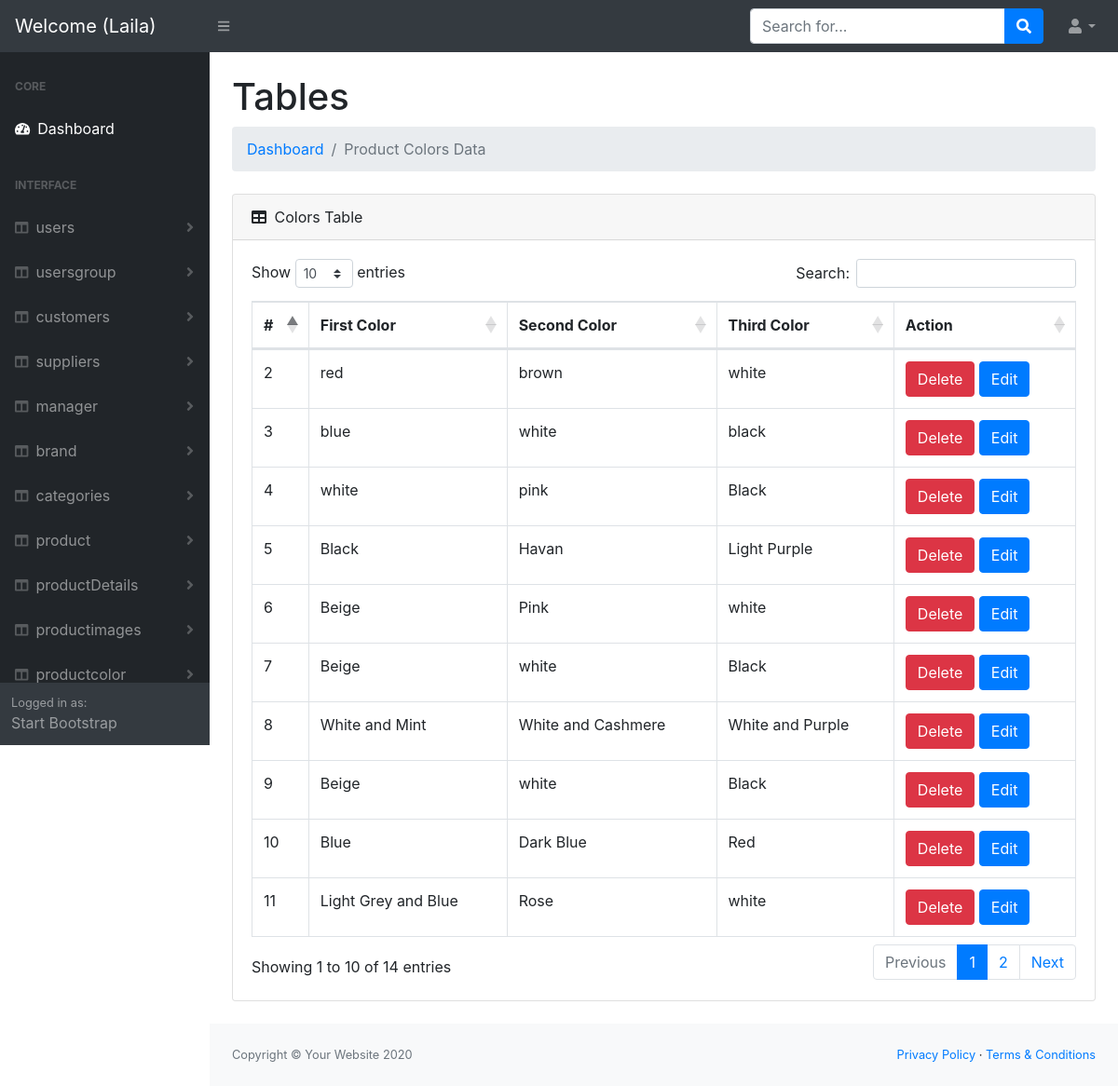
The app's page /Dashboard/admin/productcolor/index.php (signed in) with its own data.
### tables this page shows
CREATE TABLE `productcolor` (
  `id` int(11) NOT NULL,
  `firstcolor` varchar(50) NOT NULL,
  `secondcolor` varchar(50) NOT NULL,
  `thirdcolor` varchar(50) NOT NULL
);

### Dashboard/admin/productcolor/index.php (the view, shortened to what this page needs)
<?php
include '../helpers/dbconnection.php';
  $sql="SELECT `id`, `firstcolor`, `secondcolor`, `thirdcolor` FROM `productcolor`  ";
  $op  = mysqli_query($conn,$sql);
include '../header.php';
?>
<body class="sb-nav-fixed">
   <?php
include '../nav.php';
?>
    <div id="layoutSidenav">
<?php
include '../sidNave.php';
?>
        <div id="layoutSidenav_content">
            <main>
               <div class="container-fluid">
                        <h1 class="mt-4">Tables</h1>
                        <ol class="breadcrumb mb-4">
                        <?php
                        if(isset($_SESSION['errors'])){
                           foreach($_SESSION['errors'] as $key =>  $value){
                            echo '* '.$key.' : '.$value.'<br>';
                           }
                             unset($_SESSION['errors']);
                         }else{
                    ?>
                            <li class="breadcrumb-item"><a href="index.html">Dashboard</a></li>
                            <li class="breadcrumb-item active">Product Colors Data</li>
                    <?php } ?>
                        </ol>
                        <div class="card mb-4">
                            <div class="card-header">
                                <i class="fas fa-table mr-1"></i>
                                Colors Table
                            </div>
                            <div class="card-body">
                                <div class="table-responsive">
                                    <table class="table table-bordered" id="dataTable" width="100%" cellspacing="0">
                                        <thead>
                                            <tr>
                                                <th>#</th>
                                                <th>First Color </th>
                                                <th>Second Color</th>
                                                <th>Third Color</th>
                                                <th>Action</th>
                                            </tr>
                                        </thead>
                                        <tbody>
                             <?php
                                while($result = mysqli_fetch_assoc($op)){
                             ?>
                                        <tr>
                                                 <td><?php echo $result['id'];?></td>
                                                <td><?php echo $result['firstcolor'];?></td>
                                                <td><?php echo $result['secondcolor'];?></td>
                                                <td><?php echo $result['thirdcolor'];?></td>
                                                <td>
                                                <a href='delete.php?id=<?php echo $result['id'];?>' class='btn btn-danger m-r-1em'>Delete</a>
                                                <a href='edit.php?id=<?php echo $result['id'];?>' class='btn btn-primary m-r-1em'>Edit</a>
                                                </td>
                                        </tr>
                            <?php } ?>
                                        </tbody>
                                    </table>
                                </div>
                            </div>
                        </div>
                    </div>
            </main>
 <?php
include '../footer.php';
 ?>

### records on screen
productcolor: id "2", firstcolor "red", secondcolor "brown", thirdcolor "white"
productcolor: id "3", firstcolor "blue", secondcolor "white", thirdcolor "black"
productcolor: id "4", firstcolor "white", secondcolor "pink", thirdcolor "Black"
productcolor: id "5", firstcolor "Black", secondcolor "Havan", thirdcolor "Light Purple"
productcolor: id "6", firstcolor "Beige", secondcolor "Pink", thirdcolor "white"
productcolor: id "7", firstcolor "Beige", secondcolor "white", thirdcolor "Black"
productcolor: id "8", firstcolor "White and Mint", secondcolor "White and Cashmere", thirdcolor "White and Purple"
productcolor: id "9", firstcolor "Beige", secondcolor "white", thirdcolor "Black"
productcolor: id "10", firstcolor "Blue", secondcolor "Dark Blue", thirdcolor "Red"
productcolor: id "11", firstcolor "Light Grey and Blue", secondcolor "Rose", thirdcolor "white"

### other values on screen
$_SESSION['User']['firstName'] "Laila"
$data "users"
$data "usersgroup"
$data "customers"
$data "suppliers"
$data "manager"
$data "brand"
$data "categories"
$data "product"
$data "productDetails"
$data "productimages"
$data "productcolor"
